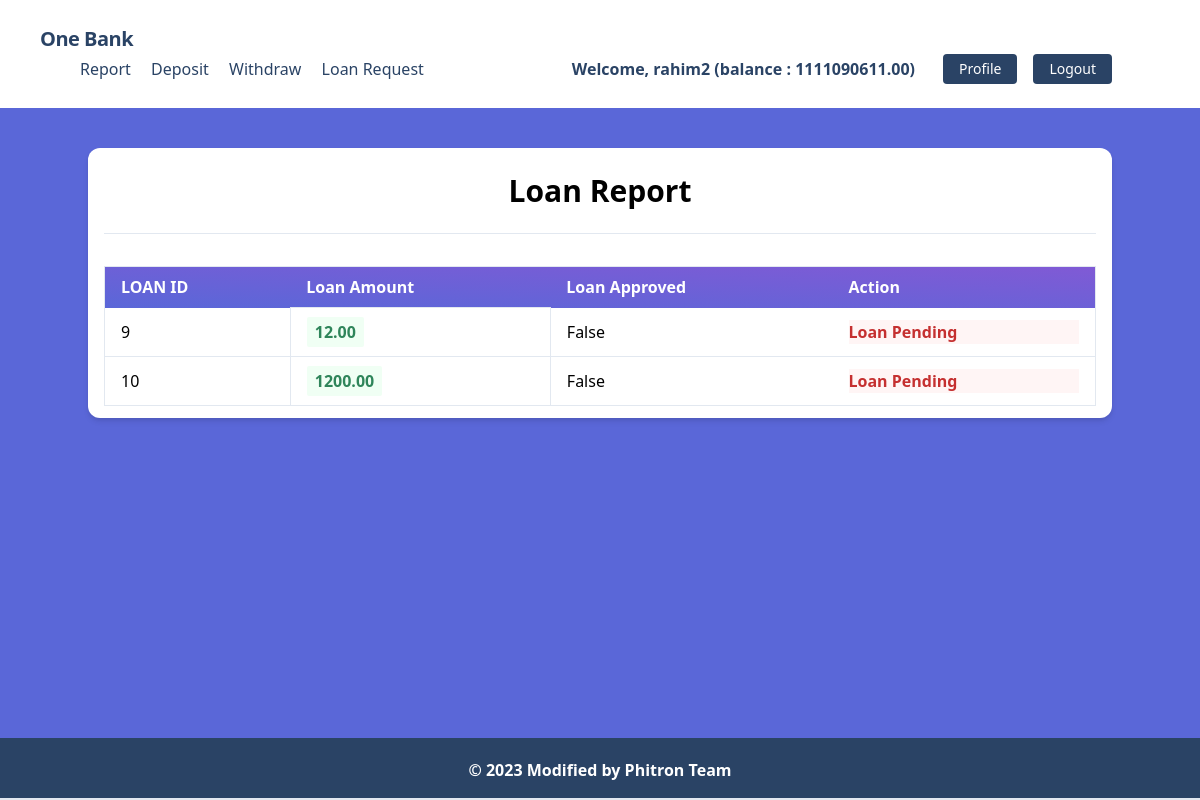
The page /transaction/loanList/ (signed in) on the database its author committed.
### accounts/models.py (models this page shows, shortened)
class UserAccount(models.Model):
  user = models.OneToOneField(User, related_name="account", on_delete=models.CASCADE)
  account_type = models.CharField(max_length=10,choices=ACCOUNT_TYPE)
  account_no = models.IntegerField(unique=True)
  birthday = models.DateField(null=True, blank=True)
  gender = models.CharField(max_length=10,choices=GENDER_TYPE)
  initial_deposit_date = models.DateField(auto_now_add=True)
  balance = models.DecimalField(default=0, max_digits=12, decimal_places=2)

### transactions/models.py (models this page shows)
class Transaction(models.Model):
    account = models.ForeignKey( UserAccount, related_name='transactions', on_delete=models.CASCADE)
    amount = models.DecimalField(max_digits=12, decimal_places=2)
    balance_after_transaction = models.DecimalField( max_digits=12, decimal_places=2)
    transaction_type = models.IntegerField(choices=TRANSACTION_TYPE, null=True)
    timestamp = models.DateTimeField(auto_now_add=True)
    loan_approve = models.BooleanField(default=False)
    class Meta:
        ordering = ['timestamp']

### transactions/views.py (the view)
# urls.py: path('loanList/', views.LoanListView.as_view(),name='loan_list'),
class LoanListView(LoginRequiredMixin,ListView):
    model = Transaction
    template_name = 'transactions/loan_request.html'
    context_object_name = 'loans' # loan list ta ei loans context er moddhe thakbe
    def get_queryset(self):
        user_account = self.request.user.account
        queryset = Transaction.objects.filter(account=user_account,transaction_type=3)
        print(queryset)
        return queryset

### transactions/templates/transactions/loan_request.html (shortened to what this page needs)
{% extends 'base.html' %}
{% block content %}
<div class="my-10 py-3 px-4 bg-white rounded-xl shadow-md">
  <h1 class="font-bold text-3xl text-center pb-5 pt-2">Loan Report</h1>
  <hr />
  <table
    class="table-auto mx-auto w-full px-5 rounded-xl mt-8 border dark:border-neutral-500"
  >
    <thead class="bg-purple-900 text-white text-left">
      <tr
        class="bg-gradient-to-tr from-indigo-600 to-purple-600 rounded-md py-2 px-4 text-white font-bold"
      >
        <th class="px-4 py-2">LOAN ID</th>
        <th class="px-4 py-2">Loan Amount</th>
        <th class="px-4 py-2">Loan Approved</th>
        <th class="px-4 py-2">Action</th>
      </tr>
    </thead>
    <tbody>
      {% for loan in loans %}
      <tr class="border-b dark:border-neutral-500">
        <td class="px-4 py-2">
         {{ loan.id }}
        </td>
        <td class="px-4 py-3 text-s border">
          <span
            class="px-2 py-1 font-bold leading-tight rounded-sm text-green-700 bg-green-100"
          >
            {{ loan.amount }}
          </span>
        </td>
        <td class="px-4 py-2">
          {{ loan.loan_approve }}
        </td>
        <td class="px-4 py-2">
          {% if loan.loan_approve %}
          <a class="font-bold bg-red-900 text-white hover:text-blue-900 hover:bg-white border border-blue-900 font-bold px-4 py-2 rounded-lg" href='{% url "pay" loan.id %}'>Pay</a>
          {% else %}
          <p class="font-bold text-red-700 bg-red-100">Loan Pending</p>
          {% endif %}
        </td>
      </tr>
      {% endfor %}
    </tbody>
  </table>
</div>
{% endblock %}

### core/templates/base.html (shortened to what this page needs)
{% load static %}
<!DOCTYPE html>
<html lang="en">
    <head>
        <link href="https://unpkg.com/tailwindcss@^1.0/dist/tailwind.min.css" rel="stylesheet">
    </head>
    <body class="bg-indigo-600">
        {% include 'navbar.html' %}
        {% block body %}
            <div class="lg:container lg:mx-auto" id="main">
                {% block content %}
                {% endblock %}
            </div>
            {% include 'footer.html' %}
        {% endblock %}
    </body>
</html>

### core/templates/navbar.html (shortened to what this page needs)
<nav class="flex items-center justify-between flex-wrap bg-white p-6 px-10">
  <div class="flex items-center flex-shrink-0 text-white mr-6">
      <span class="font-semibold text-xl tracking-tight text-blue-900"><a href="/">One Bank</a></span>
  </div>
  <div class="w-full block flex-grow lg:flex lg:items-center lg:w-auto px-10">
      {% if request.user.is_authenticated %}
          <div class="text-md lg:flex-grow">
              <a href="{% url 'transaction_report' %}" class="block mt-4 lg:inline-block lg:mt-0 text-blue-900 hover:text-red-900 hover:font-black mr-4">
                  Report
              </a>
              <a href="{% url 'deposit_money' %}" class="block mt-4 lg:inline-block lg:mt-0 text-blue-900 hover:text-red-900 hover:font-black mr-4">
                  Deposit
              </a>
              <a href="{% url 'withdraw_money' %}" class="block mt-4 lg:inline-block lg:mt-0 text-blue-900 hover:text-red-900 hover:font-black mr-4">
                  Withdraw
              </a>
              <a href="{% url 'loan_request' %}" class="block mt-4 lg:inline-block lg:mt-0 text-blue-900 hover:text-red-900 hover:font-black mr-4">
                  Loan Request
              </a>
          </div>
          <div class="flex w-auto">
              <div class="text-blue-900 my-auto font-black px-5">Welcome,
                {{ request.user.username }} (balance : {{request.user.account.balance}}) </div>
              <a href="{% url 'profile' %}" class="mx-2 inline-block font-medium text-sm px-4 py-2 leading-none bg-blue-900 rounded text-white border-white hover:border-transparent hover:text-dark hover:bg-red-700 mt-4 lg:mt-0">Profile</a>
              <form method="post" action="{% url 'logout' %} ">
                <button type="submit" class="mx-2 inline-block font-medium text-sm px-4 py-2 leading-none bg-blue-900 rounded text-white border-white hover:border-transparent hover:text-dark hover:bg-red-700 mt-4 lg:mt-0">
                    Logout
                </button>
              </form>
          </div>
      {% endif %}
  </div>
</nav>

### core/templates/footer.html
<footer class="footer bg-blue-900 text-white relative border-b-2 mt-10">
  <div class="container mx-auto px-6">
      <div class="mt-5 flex flex-col items-center">
          <div class="sm:w-2/3 text-center py-0 pb-2">
              <p class="text-md text-white font-bold mb-2">
                  © {% now "Y" %} Modified by Phitron Team
              </p>
          </div>
      </div>
  </div>
</footer>

### core/templates/base.html (style rules this page uses)
footer { position: fixed !important; bottom: 0 !important; width: 100%; }

### rows shown on the page
Transaction: id "9", amount "12.00", loan_approve "False", shows "Loan Pending"
Transaction: id "10", amount "1200.00", loan_approve "False", shows "Loan Pending"

### other values the page prints
{{ request.user.username }} "rahim2"
{{ request.user.account.balance }} "1111090611.00"
